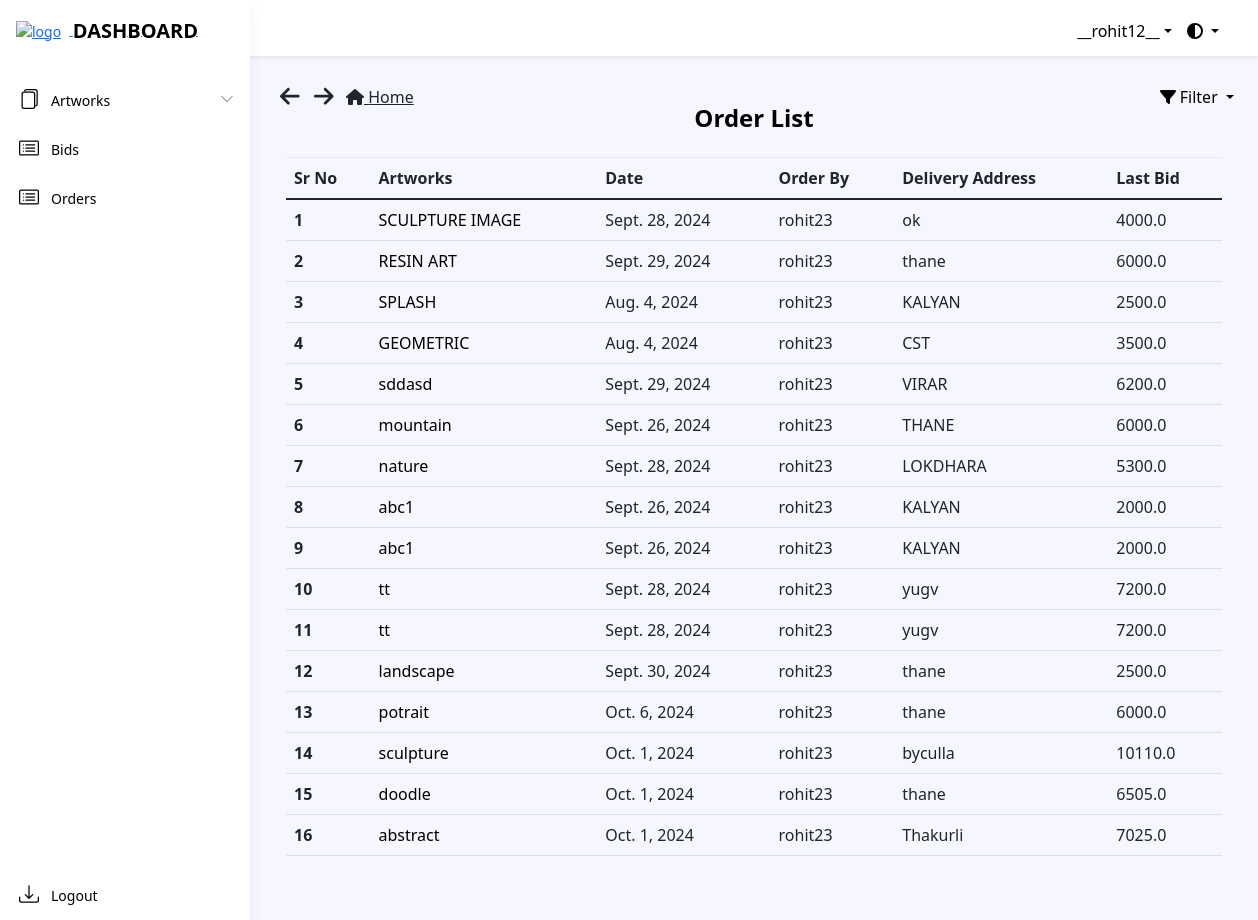
Page /dashboard/order/ (signed in) on the earlier database version.
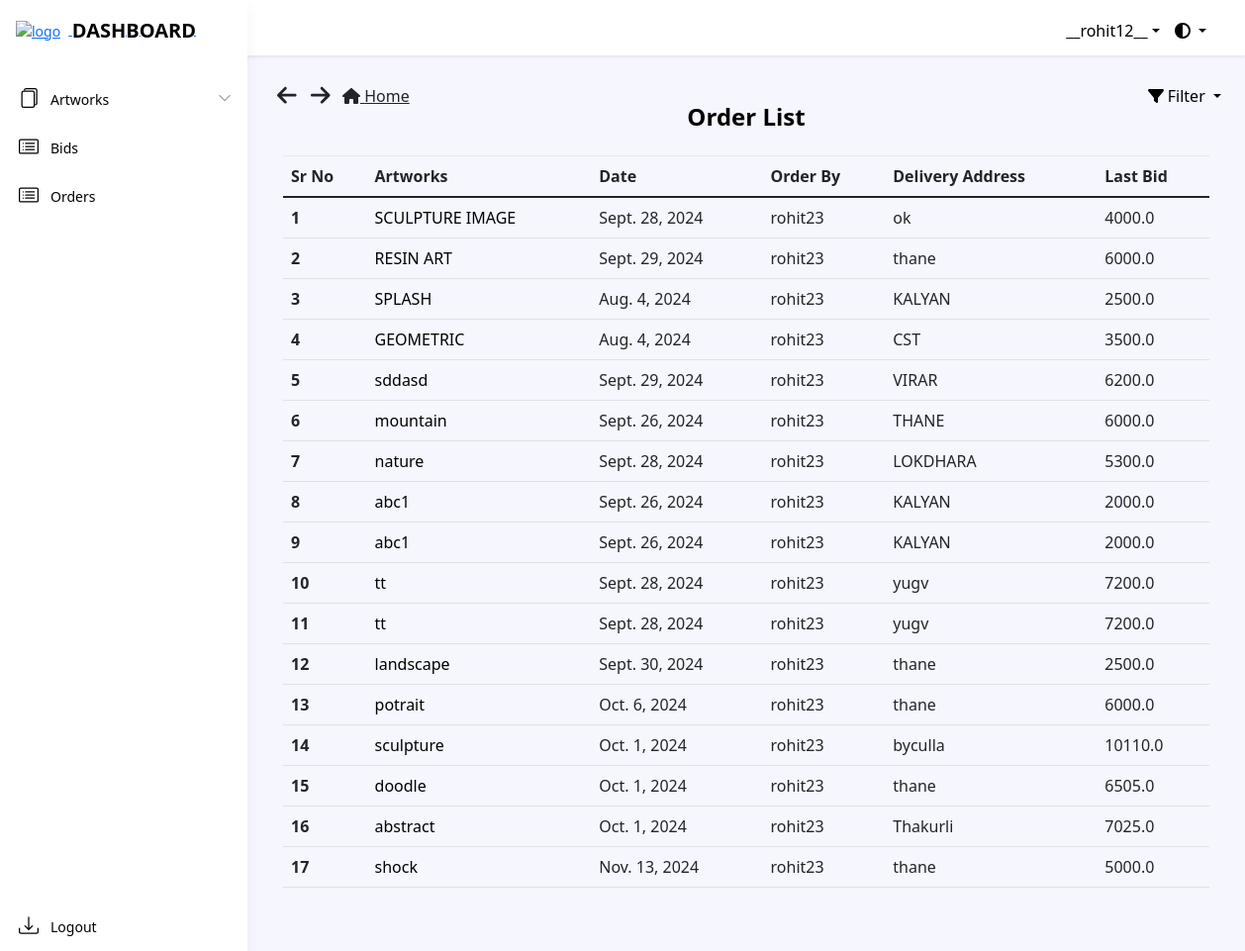
Same page on the later database version.
### dashboard/models.py (models this page shows, shortened)
class OrderModel(models.Model):
    user = models.ForeignKey(settings.AUTH_USER_MODEL, on_delete=models.CASCADE)
    product = models.ForeignKey(Artwork, on_delete=models.CASCADE)
    order_date = models.DateField(auto_now_add=True)
    order_qty = models.IntegerField(default=0, null=False)
    delivery_at = models.TextField(default=" ", null=False)
    order_price = models.FloatField(default=0, null=False)

class Artwork(models.Model):
    product_id = models.CharField(max_length=255, default="")
    product_name = models.CharField(max_length=255, default="", blank=False, null=False)
    product_price = models.IntegerField(default=0, null=False)
    opening_bid = models.IntegerField(default=0)
    product_cat = models.ForeignKey('Catalogue', on_delete=models.CASCADE)
    product_qty = models.IntegerField(default=0)
    product_image = models.ImageField(upload_to='arts/')
    dimension_unit = models.CharField(max_length=2, choices=[('cm', 'Centimeters'), ('ft', 'Feet')])
    length_in_centimeters = models.FloatField(default=0.0, blank=True, null=True)
    width_in_centimeters = models.FloatField(default=0.0, blank=True, null=True)
    foot = models.FloatField(default=0, blank=True, null=True)
    inches = models.FloatField(default=0, blank=True, null=True)
    created_at = models.DateField(default=timezone.now)  # Default to current time zone's now
    end_date = models.DateField()
    user = models.ForeignKey(settings.AUTH_USER_MODEL, on_delete=models.CASCADE)
    is_sold = models.BooleanField(default=False)
    is_purchased = models.BooleanField(default=False)
    status = models.CharField(max_length=50, choices=[
        ('active', 'Active'),
        ('closed', 'Closed'),
        ('waiting_for_response', 'Waiting for Response'),
        ('unsold', 'Unsold'),
    ], default='active')
    response_deadline = models.DateTimeField(blank=True, null=True)  # To store the deadline for buyer response
    buyer_response = models.CharField(
        max_length=11,
        choices=[('yes', 'Yes'), ('no', 'No'), ('no_response', 'No Response')],
        default='no_response'
    )
    def __str__(self):
        return self.product_name

### dashboard/views.py (the view)
# urls.py: path('order/', views.OrderListView.as_view(), name="order_list"),
class OrderListView(LoginRequiredMixin, ListView):
    model = OrderModel
    template_name = 'dashboard/ordermodel_list.html'
    def get_queryset(self):
        queryset = OrderModel.objects.all()
        if self.request.user.groups.filter(name='SellerGroup').exists():
            queryset = queryset.filter(product__user=self.request.user)
        else:
            queryset = queryset.filter(user=self.request.user)
        filter_param = self.request.GET.get('filter')
        if filter_param == 'asc':
            queryset = queryset.order_by('order_date')
        elif filter_param == 'desc':
            queryset = queryset.order_by('-order_date')
        return queryset

### art/context_processors.py (called while the page is built)
def catalogue_list(request):
    return {"catalogue_list": Catalogue.objects.all()}

### dashboard/models.py (called while the page is built)
    def __str__(self):
        return self.cat_name

### dashboard/templatetags/auth_extras.py (called while the page is built)
@register.filter(name='has_group')
def has_group(user, group_name):
    group = Group.objects.get(name=group_name)
    return True if group in user.groups.all() else False

### templates/dashboard/ordermodel_list.html (shortened to what this page needs)
{% extends './base.html' %}
{% load static %}
{% block links %}
<link rel="stylesheet" href="{% static 'dashboard/css/ordermodel_list.css' %}">
<link rel="stylesheet" href="https://stackpath.bootstrapcdn.com/bootstrap/4.5.2/css/bootstrap.min.css">
{% endblock %}
{% block content %}
{% include './includes/header.html' %}
{% include "art/arrow_button.html" %}
{% load auth_extras %}
<div class="app-wrapper">
    <div class="app-content pt-3 p-md-3 p-lg-4">
        <div class="button-container">
            <i class="fa-solid fa-arrow-left" style="cursor:pointer; font-size:1.4rem; margin-right:10px" onclick="goBack()"></i>
            <i class="fa-solid fa-arrow-right" style="cursor:pointer; font-size:1.4rem; margin-right:15px" onclick="goForward()"></i>
        </div>
        {% if user.is_authenticated %}
        <div class="home-button-container">
            <a href="{% url 'art:index' %}" class="btn-home-order"><i class="fa-solid fa-house"></i> Home</a>
        </div>
        {% endif %}
        <div class="container-xl">
            <h1 class="app-page-title">Order List</h1>
            <div class="filter-dropdown">
                <div class="dropdown-toggle" style="cursor:pointer;" id="filterDropdown" data-toggle="dropdown" aria-haspopup="true" aria-expanded="false">
                    <i class="fa-solid fa-filter"></i> Filter
                </div>
            </div>
            <div class="row g-4 mb-4">
                <table class="table">
                    <thead>
                        <tr>
                            <th scope="col">Sr No</th>
                            <th scope="col">Artworks</th>
                            <th scope="col">Date</th>
                            {% if user|has_group:"SellerGroup" %}
                            <th scope="col">Order By</th>
                            {% endif %}
                            <th scope="col">Delivery Address</th>
                            <th scope="col">Last Bid</th>
                        </tr>
                    </thead>
                    <tbody>
                        {% for order in object_list %}
                        <tr>
                            <th scope="row">{{ forloop.counter }}</th>
                            <td>
                                <a href="#" class="artworks-order" data-toggle="modal" data-target="#productModal{{ order.product.id }}">{{ order.product }}</a>
                            </td>
                            <td>{{ order.order_date }}</td>
                            {% if user|has_group:"SellerGroup" %}
                            <td>{{ order.user }}</td>
                            {% endif %}
                            <td>{{ order.delivery_at }}</td>
                            <td>{{ order.order_price }}</td>
                        </tr>
                        {% empty %}
                        <tr>
                            <td colspan="7" class="text-center">
                                <h3 class="open-sans-empty">No artworks to show</h3>
                            </td>
                        </tr>
                        {% endfor %}
                    </tbody>
                </table>
            </div>
        </div>
    </div>
</div>
{% endblock %}

Differences in the rows shown:
added OrderModel: product "shock", order_date "Nov. 13, 2024", user "rohit23", delivery_at "thane", order_price "5000.0"
